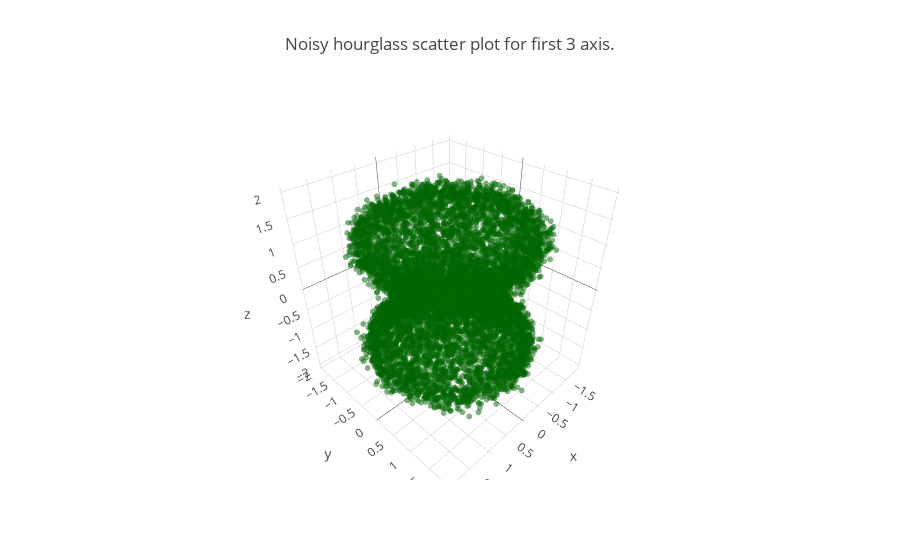

Here is the notebook cell this chart was saved with:
### Markdown cell above
We can visualize dataset with the following plots:

### Code cell
from megaman.plotter.scatter_3d import scatter_plot3d_plotly
import plotly.graph_objs as go

t_data = scatter_plot3d_plotly(data,marker=dict(color='rgb(0, 102, 0)',opacity=0.5))
l_data = go.Layout(title='Noisy hourglass scatter plot for first 3 axis.')
f_data = go.Figure(data=t_data,layout=l_data)
iplot(f_data)

### Figure 1 — Plotly figure (JSON) as saved in the notebook; plotly's stock layout.template omitted (floating-point values rounded to 4 significant figures; data arrays with more than 128 entries replaced by an {"elided": "..."} marker saying what was removed)
{"data": [{"marker": {"color": "rgb(0, 102, 0)", "opacity": 0.5, "size": 2}, "mode": "markers", "name": "Embedding", "type": "scatter3d", "x": {"elided": "10000 float values"}, "y": {"elided": "10000 float values"}, "z": {"elided": "10000 float values"}}], "layout": {"title": "Noisy hourglass scatter plot for first 3 axis."}}
